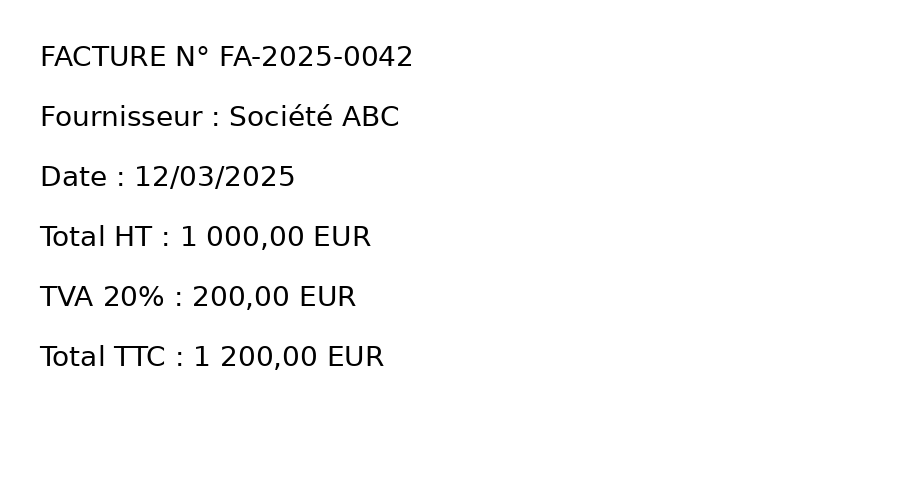
#> input picture data/tests/test.png, 900 x 500 px
$ python -i pretraitement.py   (imports and definitions only)
#> lines starting #> are read from the running program, lines starting #| are printed output that depends on the picture; after the words box and inside, x2 and y2 are one past the last pixel; in counts of white or black regions, pixels touching at a corner belong together
#> further down, picture is the input picture: shape (500, 900, 3); min 0, max 255, mean 249.1
import cv2
import numpy as np


def pretraiter(pil_image):
    img = cv2.cvtColor(np.array(pil_image), cv2.COLOR_RGB2BGR)
    gris = cv2.cvtColor(img, cv2.COLOR_BGR2GRAY)

    # 1. Fampitomboana habe
    gris = cv2.resize(gris, None, fx=1.5, fy=1.5, interpolation=cv2.INTER_CUBIC)
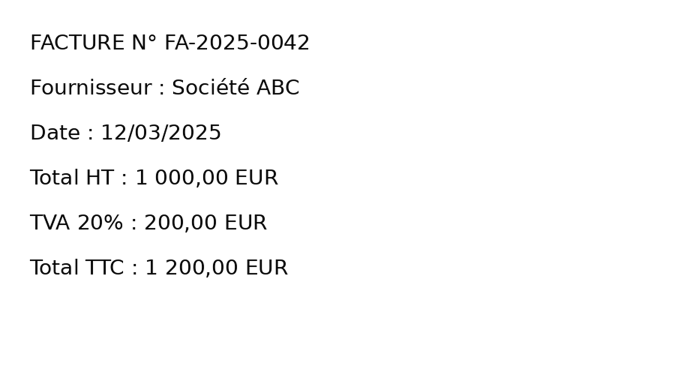
#> gris: shape (750, 1350) (shown at 1/2 size); min 0, max 255, mean 249.1

    # 2. Fanesorana tabataba
    gris = cv2.fastNlMeansDenoising(gris, None, h=20)

    # 3. Fanatsarana contraste
    gris = cv2.createCLAHE(clipLimit=2.0, tileGridSize=(8, 8)).apply(gris)

    # 4. Binarisation adaptative
    bin_ = cv2.adaptiveThreshold(gris, 255, cv2.ADAPTIVE_THRESH_GAUSSIAN_C,
                                 cv2.THRESH_BINARY, 31, 15)
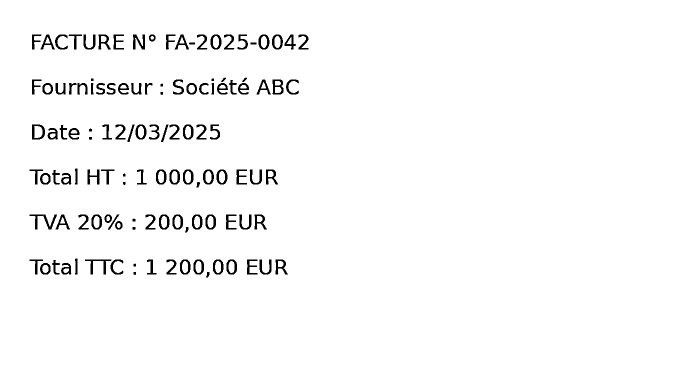
#> bin_: shape (750, 1350) (shown at 1/2 size); 97.4% white; 120 black regions, largest, box (x1, y1, x2, y2) and area: (59, 429, 114, 459) 485, (170, 519, 223, 549) 423, (266, 69, 290, 99) 390

    # 5. Alahatra (deskew)
    coords = np.column_stack(np.where(bin_ < 128))
#> coords = 26568 pairs, first value 69 to 554, second value 59 to 616
    if len(coords) > 100:
        angle = cv2.minAreaRect(coords)[-1]
#> angle = -1.01
        angle = -(90 + angle) if angle < -45 else -angle
#> angle = 1.01
        if abs(angle) > 0.3:
            h, w = bin_.shape
#> h = 750; w = 1350
            M = cv2.getRotationMatrix2D((w / 2, h / 2), angle, 1.0)
#> M = [[1, 0.0175, -6.47], [-0.0175, 1, 11.9]]
            bin_ = cv2.warpAffine(bin_, M, (w, h), flags=cv2.INTER_CUBIC,
                                  borderValue=255)
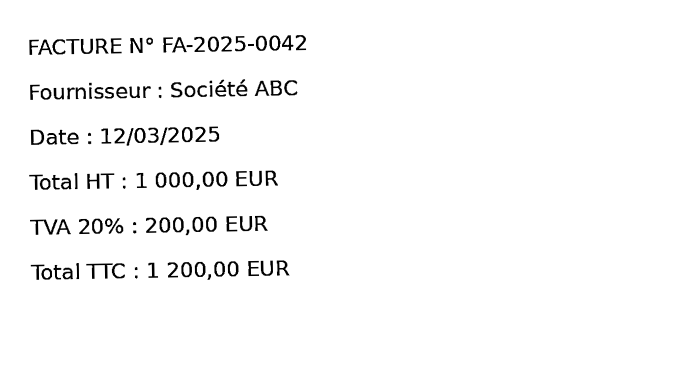
#> bin_: shape (750, 1350) (shown at 1/2 size); min 0, max 255, mean 248.3
    return bin_

>>> import cv2
>>> picture = cv2.cvtColor(cv2.imread('../data/tests/test.png'), cv2.COLOR_BGR2RGB)
>>> result = pretraiter(picture)
